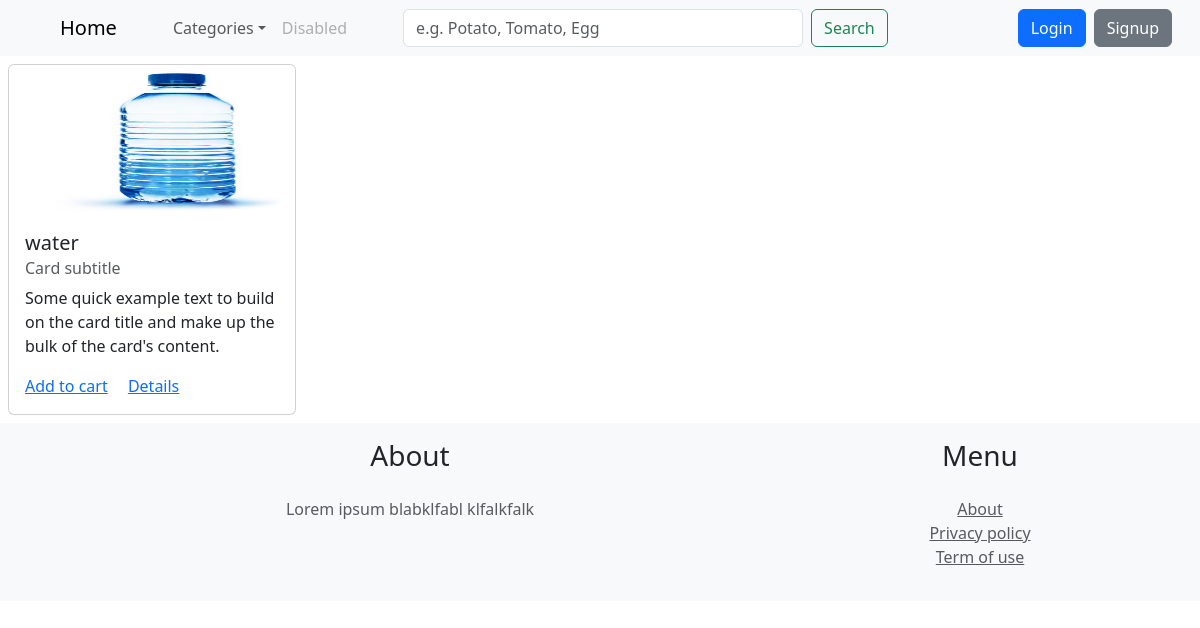
The app's page /item/category/beverages/, older data.
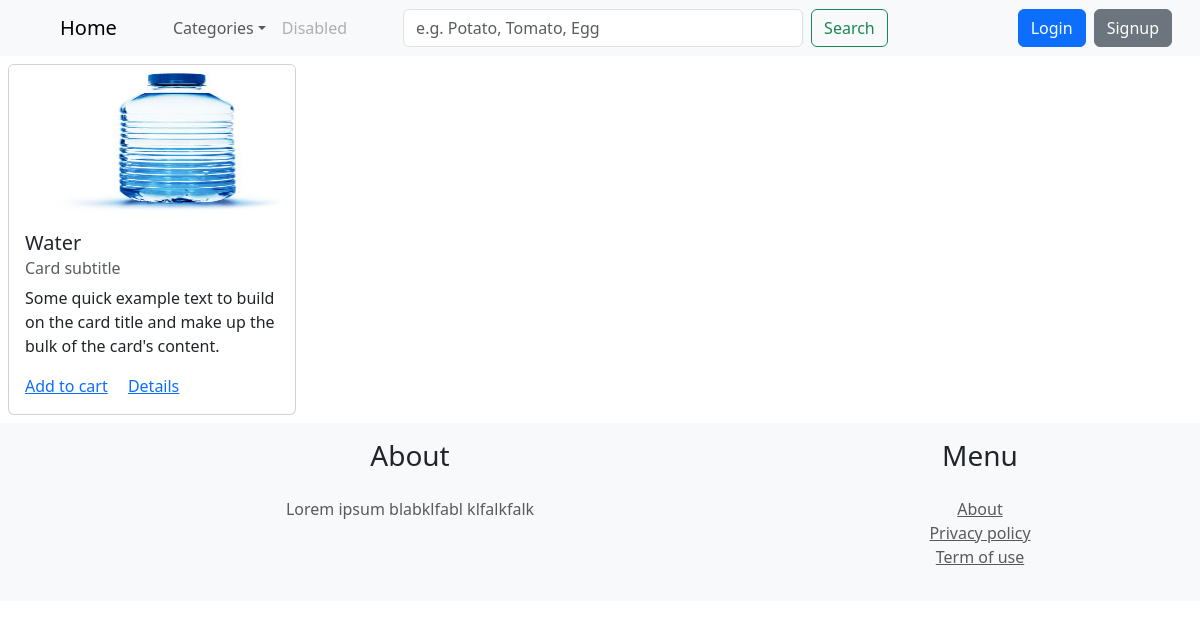
The same page, newer data.
### item/models.py (models this page shows, shortened)
class Product(models.Model):
    name = models.CharField(max_length=100)
    image = models.ImageField(upload_to='product_images', blank=True, null=True)
    price = models.IntegerField()
    description = models.TextField()
    category = models.ForeignKey(Category, on_delete=models.CASCADE)
    slug = models.SlugField(max_length=100, unique=True)

### item/views.py (the view)
# urls.py: path("category/<slug:category_slug>/", category, name="category"),
def category(request, category_slug):
    category_object = get_object_or_404(Category, slug=category_slug)
    categories = Category.objects.all()
    products_in_category = Product.objects.filter(category=category_object)
    context = {
        'categories': categories,
        'category': category_object,
        'products': products_in_category,
    }
    return render(request, 'item/category.html', context)

### item/models.py (called while the page is built)
    def __str__(self):
        return self.name

### item/templates/item/category.html (shortened to what this page needs)
{% extends 'core/base.html' %}
{% block content %}
{% if products %}
  {% for product in products %}
    <div class="card m-2" style="width: 18rem;">
      <img class="card-img-top" src="{{ product.image.url }}" alt="{{ product.name }}" width="150" height="150">
      <div class="card-body">
        <h5 class="card-title">{{product.name}}</h5>
        <h6 class="card-subtitle mb-2 text-muted">Card subtitle</h6>
        <p class="card-text">Some quick example text to build on the card title and make up the bulk of the card's content.</p>
        <a href="#" class="card-link">Add to cart</a>
        <a href="{% url 'item:product' product_slug=product.slug %}" class="card-link">Details</a>
      </div>
    </div>
  {% endfor %}
{% else %}
  <p class="card-title m-5">No products available at the moment.</p>
{% endif %}
{% endblock %}

### core/templates/core/base.html (shortened to what this page needs)
<!DOCTYPE html>
<html>
  <head>
    <link href="https://cdn.jsdelivr.net/npm/bootstrap@5.3.0/dist/css/bootstrap.min.css" rel="stylesheet" />
  </head>
  <body>
    <nav class="navbar navbar-expand-lg bg-body-tertiary">
      <div class="container-fluid">
        <a class="navbar-brand me-5 ms-5" href="{% url 'core:index' %}">Home</a>
        <div class="collapse navbar-collapse" id="navbarSupportedContent">
          <ul class="navbar-nav mb-2 mb-lg-0">
            <li class="nav-item dropdown">
              <a class="nav-link dropdown-toggle" href="#" role="button" data-bs-toggle="dropdown" aria-expanded="false">Categories</a>
            </li>
            <li class="nav-item">
              <a class="nav-link disabled" aria-disabled="true">Disabled</a>
            </li>
          </ul>
          <form class="d-flex ms-5" role="search">
            <input class="form-control me-2" type="search" placeholder="e.g. Potato, Tomato, Egg" aria-label="Search" style="width: 400px;" />
            <button class="btn btn-outline-success" type="submit">Search</button>
          </form>
          {% if user.is_authenticated %}
            {% if user.is_staff %}
              <a class="btn btn-primary ms-auto me-2" href="{% url 'admin:index' %}">Admin Panel</a>
            {% endif %}
            <a class="btn btn-primary ms-auto me-2" href="{% url 'user:profile' %}">Profile</a>
            <a class="btn btn-secondary me-3" href="#">Cart</a>
          {% else %}
            <a href="{% url 'user:login' %}" class="btn btn-primary ms-auto me-2">Login</a>
            <a href="{% url 'user:signup' %}" class="btn btn-secondary me-3">Signup</a>
          {% endif %}
        </div>
      </div>
    </nav>
    <div class="px-6 py-6">
      {% block content %}
      {% endblock %}
    </div>
    <footer class="py-3 bg-body-tertiary text-center">
      <div class="container">
        <div class="row">
          <div class="col-md-8">
            <h3 class="mb-4 font-weight-bold text-dark">About</h3>
            <p class="text-muted">Lorem ipsum blabklfabl klfalkfalk</p>
          </div>
          <div class="col-md-4">
            <h3 class="mb-4 font-weight-bold text-dark">Menu</h3>
            <ul class="list-unstyled">
              <li>
                <a href="#" class="text-muted">About</a>
              </li>
              <li>
                <a href="#" class="text-muted">Privacy policy</a>
              </li>
              <li>
                <a href="#" class="text-muted">Term of use</a>
              </li>
            </ul>
          </div>
        </div>
      </div>
    </footer>
  </body>
</html>

Row changes from the older to the newer data that the page shows:
changed Product: name "water" → "Water"
